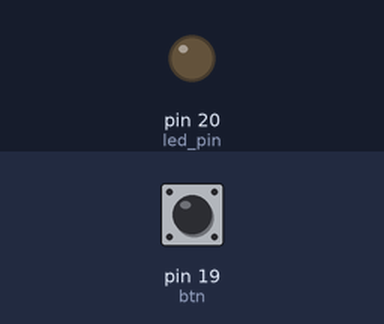
A program run on a simulated MicroPython board. Shown: output pins drawn as LEDs (lit = HIGH). The test bench sets the inputs (shaded band); at power-on: pin 19 (btn) LOW.

Above: at 1.2 s.
1.3 s: pin 19 (btn) pulled HIGH for 0.15 s
At 1.4 s:
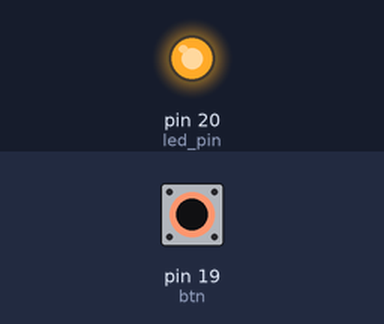
3.0 s: pin 19 (btn) pulled HIGH for 3.2 s
At 7.5 s:
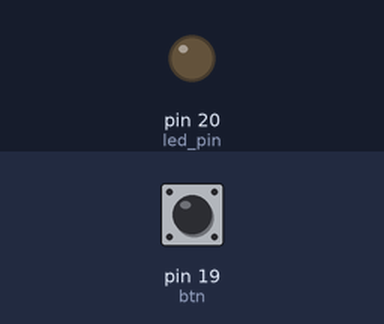
Timing chart, 0 to 9.0 s (numbered marks = the images above; inputs shaded):
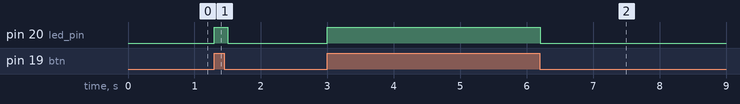

The program:

main.py
```python
from machine import Pin
import time

led_pin = Pin(20, Pin.OUT)
btn = Pin(19, Pin.IN, pull=Pin.PULL_DOWN)

while True:
    if btn.value():
        led_pin.value(1)
    else:
        led_pin.value(0)
    time.sleep(0.1)
```

Measured:
- after the input at 1.3 s, pin 20 (led_pin): LOW → HIGH at once, → LOW 0.20 s later
- after the input at 3.0 s, pin 20 (led_pin): LOW → HIGH at once, → LOW 3.2 s later
